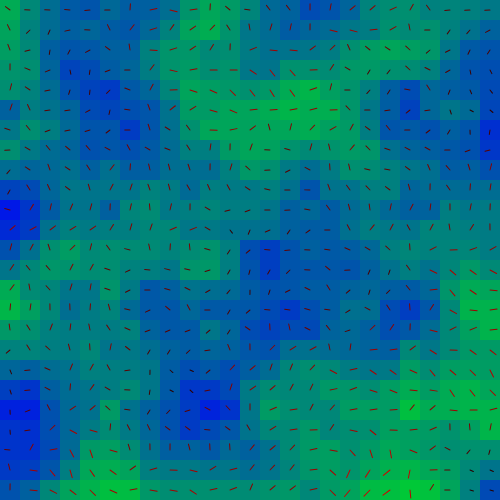
Frame 1 (no input)
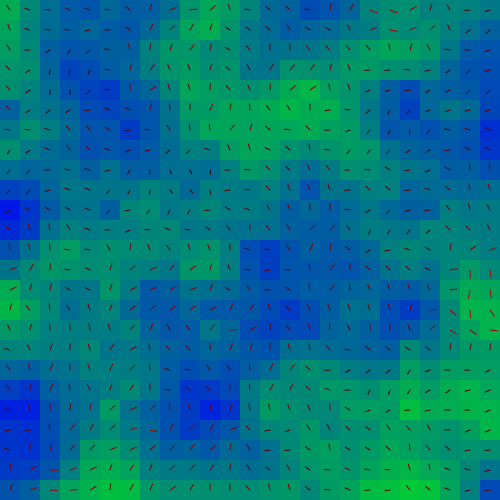
Frame 60 (no input)
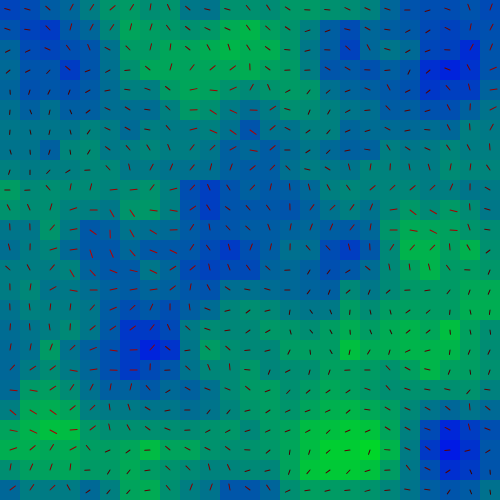
Frame 120 (the mouse pressed at the canvas centre since frame 60)

The p5.js sketch that drew these frames (run headless with seeded random() and noise() and a simulated clock; from frame 60 on, the mouse is pressed at the canvas centre):

// p5.js sketch
// ── sketch.js
var stepSize = 20;
var green;
var blue;
var black;
var red;

function setup()
{
  createCanvas(500, 500);
  green = color(0, 255, 0);
  blue = color(0, 0, 255);
  black = color(0, 0, 0);
  red = color(255, 0, 0);
  angleMode(DEGREES);
}
///////////////////////////////////////////////////////////////////////
function draw()
{
  background(125);

  colorGrid();
  compassGrid();
}
///////////////////////////////////////////////////////////////////////
function colorGrid()
{
  // your code here
  for(var i = 0; i < 25; i++)
  {
    for(var j = 0; j <  25; j++)
    {
      var factor = map(mouseX, 0, width, 0, 1);
      var x = 0 + j * stepSize;
      var y = 0 + i * stepSize;
      var tx = (x  + frameCount * factor)* 0.01;
      var ty = (y + frameCount * factor)* 0.01;
      var n = noise(tx, ty);
      var c = lerpColor(blue, green, n);
      fill(c);
      noStroke();
      rect(x, y, stepSize, stepSize);
    }
  }
}
///////////////////////////////////////////////////////////////////////
function compassGrid()
{
  // your code here
  for(var i = 0; i < 25; i++)
  {
    for(var j = 0; j < 25; j++)
    {
      push();
      var factor = map(mouseX, 0, width, 0, 1);
      var x = stepSize/2 + j * stepSize;
      var y = stepSize/2 + i * stepSize;
      translate(x, y);
      var tx = (x + 20 + frameCount * factor) * 0.01;
      var ty = (y + 20 + frameCount * factor) * 0.01;
      var n = noise(tx, ty, frameCount * 0.01);
      var angle = map(n, 0, 1, 0, 720)
      var compassLength = map(n, 0, 1, stepSize / 8, stepSize / 2);
      var c = lerpColor(black, red, n);
      rotate(angle);
      stroke(c);
      line(0, 0, 0, -compassLength);
      pop();
    }
  }
}
